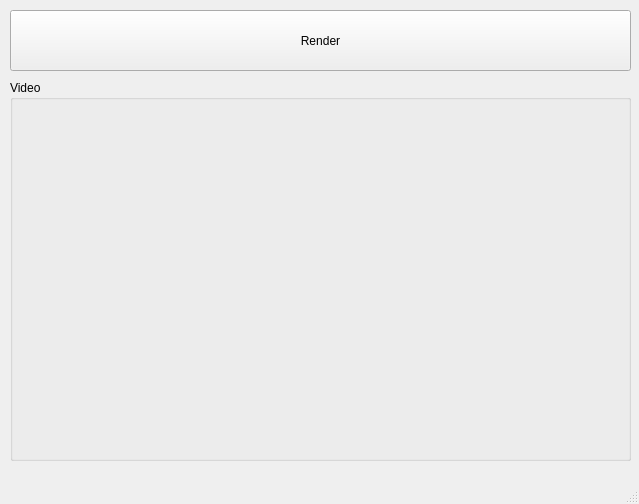
<?xml version="1.0" encoding="UTF-8"?>
<ui version="4.0">
 <class>MainWindow</class>
 <widget class="QMainWindow" name="MainWindow">
  <property name="geometry">
   <rect>
    <x>0</x>
    <y>0</y>
    <width>639</width>
    <height>504</height>
   </rect>
  </property>
  <property name="windowTitle">
   <string>MainWindow</string>
  </property>
  <property name="styleSheet">
   <string notr="true"/>
  </property>
  <widget class="QWidget" name="centralwidget">
   <widget class="QGroupBox" name="groupBox">
    <property name="geometry">
     <rect>
      <x>10</x>
      <y>80</y>
      <width>621</width>
      <height>381</height>
     </rect>
    </property>
    <property name="sizePolicy">
     <sizepolicy hsizetype="Preferred" vsizetype="Preferred">
      <horstretch>0</horstretch>
      <verstretch>0</verstretch>
     </sizepolicy>
    </property>
    <property name="title">
     <string>Video</string>
    </property>
    <widget class="QWidget" name="ImgWidget" native="true">
     <property name="geometry">
      <rect>
       <x>10</x>
       <y>20</y>
       <width>601</width>
       <height>351</height>
      </rect>
     </property>
    </widget>
   </widget>
   <widget class="QPushButton" name="startButton">
    <property name="geometry">
     <rect>
      <x>10</x>
      <y>10</y>
      <width>621</width>
      <height>61</height>
     </rect>
    </property>
    <property name="text">
     <string>Render</string>
    </property>
   </widget>
  </widget>
  <widget class="QMenuBar" name="menubar">
   <property name="geometry">
    <rect>
     <x>0</x>
     <y>0</y>
     <width>639</width>
     <height>21</height>
    </rect>
   </property>
  </widget>
  <widget class="QStatusBar" name="statusbar"/>
 </widget>
 <resources/>
 <connections/>
</ui>
